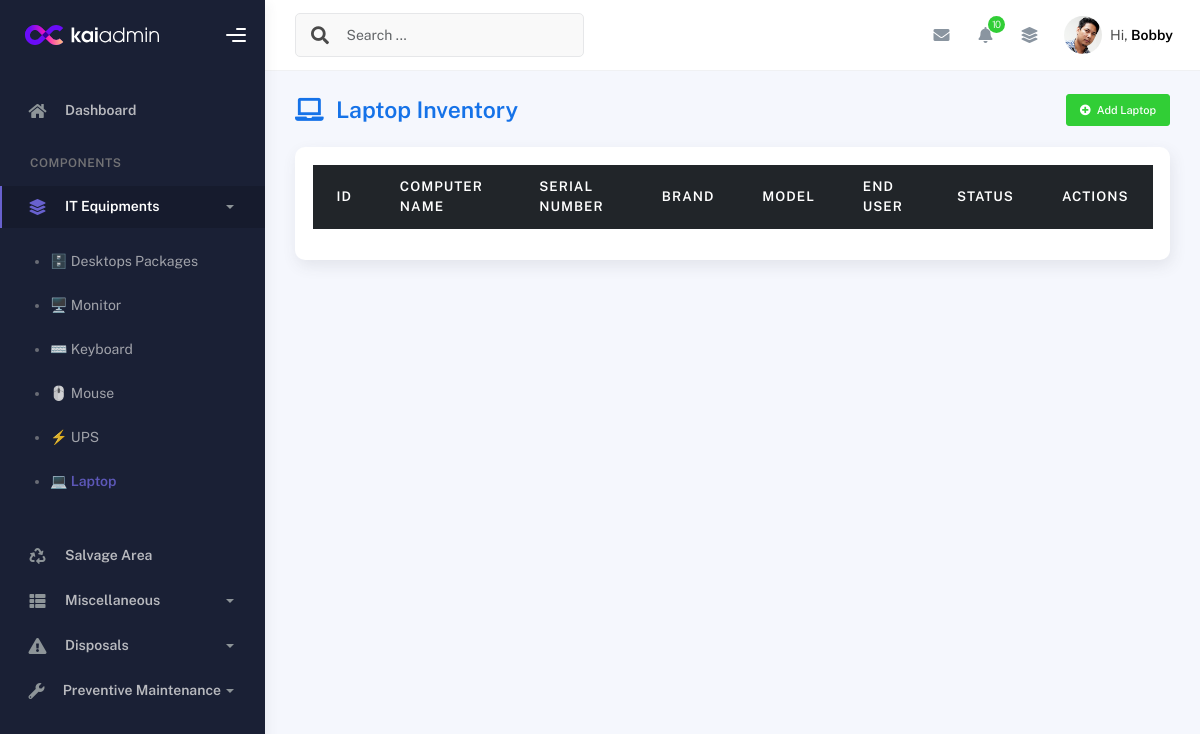
The page /laptops/ (signed in) on the database as committed earlier.
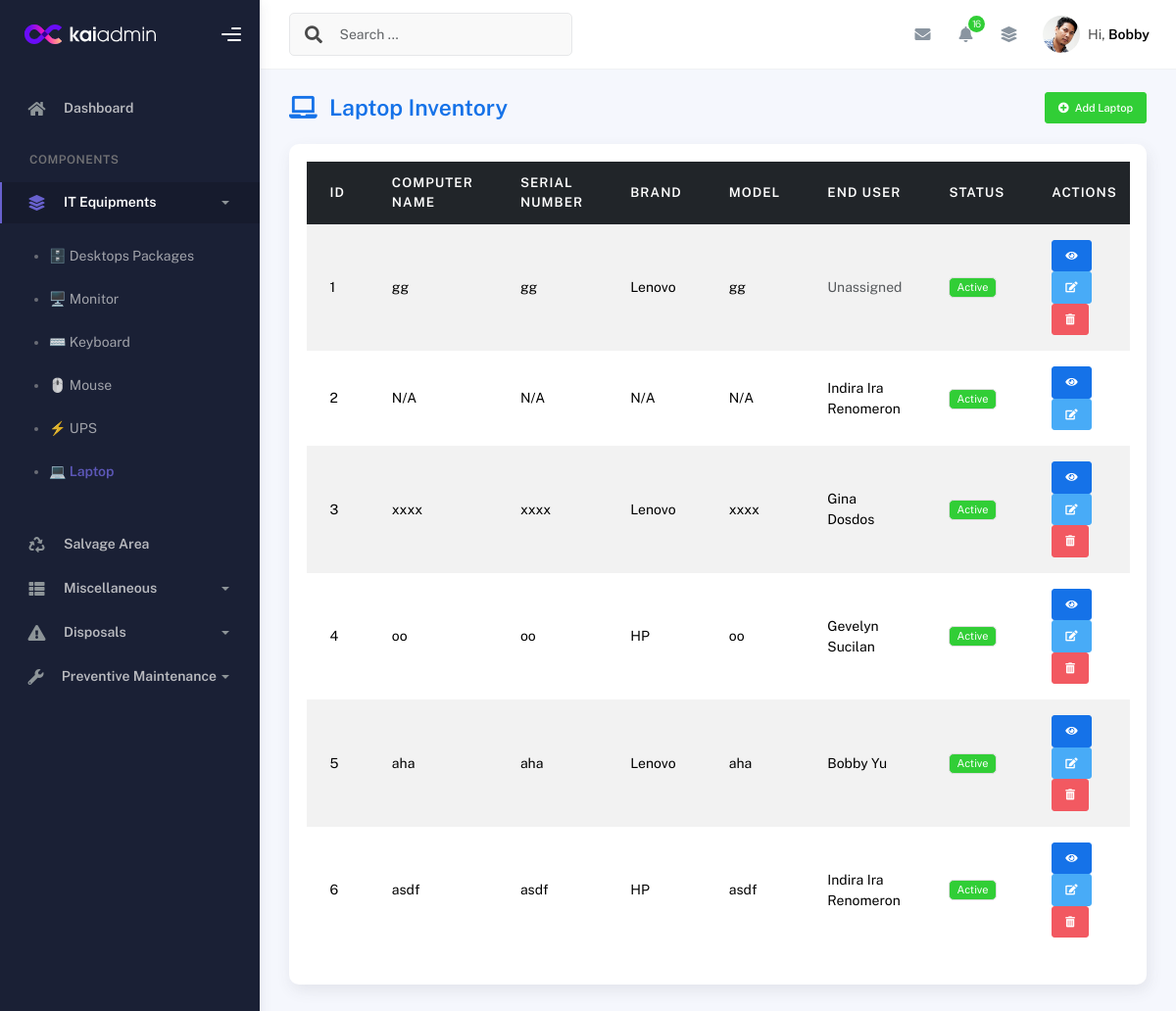
The same page on the database as committed later.
### inventory/models.py (models this page shows, shortened)
class LaptopPackage(models.Model):
    is_disposed = models.BooleanField(default=False)
    disposal_date = models.DateField(null=True, blank=True)
    created_at = models.DateTimeField(auto_now_add=True)
    updated_at = models.DateTimeField(auto_now=True)
    qr_code = models.ImageField(upload_to='qr_codes/laptops', blank=True, null=True)
    pm_schedule_date = models.DateField(null=True, blank=True)
    pm_schedule_notes = models.TextField(null=True, blank=True)

class LaptopDetails(models.Model):
    laptop_package = models.ForeignKey(
        LaptopPackage, related_name='laptop_details', on_delete=models.CASCADE
    )
    laptop_sn_db = models.CharField(max_length=255)
    serial_no_norm = models.CharField(
        max_length=255, null=True, blank=True, db_index=True, editable=False, unique=True
    )
    computer_name = models.CharField(max_length=255, unique=True, null=True)
    brand_name = models.ForeignKey(Brand, on_delete=models.SET_NULL, null=True, blank=True)
    model = models.CharField(max_length=255, null=True, blank=True)
    processor = models.CharField(max_length=100, null=True, blank=True)
    memory = models.CharField(max_length=100, null=True, blank=True)
    drive = models.CharField(max_length=255, null=True, blank=True)
    laptop_OS = models.CharField(max_length=100, blank=True, null=True)
    laptop_Office = models.CharField(max_length=100, blank=True, null=True)
    laptop_OS_keys = models.CharField(max_length=100, blank=True, null=True)
    laptop_Office_keys = models.CharField(max_length=100, blank=True, null=True)
    is_disposed = models.BooleanField(default=False)
    created_at = models.DateTimeField(default=timezone.now)

class Brand(models.Model):
    name = models.CharField(max_length=100, unique=True)
    is_keyboard = models.BooleanField(default=False)
    is_mouse = models.BooleanField(default=False)
    is_monitor = models.BooleanField(default=False)
    is_ups = models.BooleanField(default=False)
    is_desktop = models.BooleanField(default=False)
    def __str__(self):
        return self.name

### inventory/views.py (the view)
# urls.py: path("laptops/", views.laptop_list, name="laptop_list"),
@login_required
def laptop_list(request):
    packages = LaptopPackage.objects.all().select_related()
    laptops = []
    for pkg in packages:
        details = LaptopDetails.objects.filter(laptop_package=pkg, is_disposed=False).first()
        user = UserDetails.objects.filter(laptop_package=pkg).select_related("user_Enduser").first()
        laptops.append({
            "package": pkg,              # ✅ for item.package.id
            "details": details,          # ✅ for item.details.*
            "end_user": user.user_Enduser.full_name if user and user.user_Enduser else None,
        })
    return render(request, "laptop/laptop_list.html", {"laptops": laptops})

### inventory/models.py (called while the page is built)
    @property
    def full_name(self):
        return f"{self.employee_fname} {self.employee_lname}".strip()

    @property
    def avatar_url(self):
        if self.avatar and hasattr(self.avatar, "url"):
            return self.avatar.url
        return "/static/img/default-avatar.png"

### templates/laptop/laptop_list.html (shortened to what this page needs)
{% extends "base.html" %}
{% load static %}
{% block content %}
<div class="container">
  <div class="page-inner">
    <div class="page-header d-flex justify-content-between align-items-center">
      <h3 class="fw-bold mb-0 text-primary">
        <i class="fas fa-laptop me-2"></i> Laptop Inventory
      </h3>
      <a href="{% url 'add_desktop_package_with_details' %}?type=laptop" class="btn btn-success btn-sm">
        <i class="fas fa-plus-circle me-1"></i> Add Laptop
      </a>
    </div>
    <div class="card mt-3">
      <div class="card-body">
        <div class="table-responsive">
          <table id="laptopTable" class="table table-striped table-hover">
            <thead class="table-dark">
              <tr>
                <th>ID</th>
                <th>Computer Name</th>
                <th>Serial Number</th>
                <th>Brand</th>
                <th>Model</th>
                <th>End User</th>
                <th>Status</th>
                <th>Actions</th>
              </tr>
            </thead>
            <tbody>
              {% for item in laptops %}
              <tr class="{% if item.details and item.details.is_disposed %}table-danger{% endif %}">
                <td>{{ item.package.id }}</td>
                <td>
                  {% if item.details %}
                    {{ item.details.computer_name }}
                  {% else %}
                    N/A
                  {% endif %}
                </td>
                <td>
                  {% if item.details %}
                    {{ item.details.laptop_sn_db }}
                  {% else %}
                    N/A
                  {% endif %}
                </td>
                <td>
                  {% if item.details %}
                    {{ item.details.brand_name }}
                  {% else %}
                    N/A
                  {% endif %}
                </td>
                <td>
                  {% if item.details %}
                    {{ item.details.model }}
                  {% else %}
                    N/A
                  {% endif %}
                </td>
                <td>
                  {% if item.end_user %}
                    {{ item.end_user }}
                  {% else %}
                    <span class="text-muted">Unassigned</span>
                  {% endif %}
                </td>
                <td>
                  {% if item.details and item.details.is_disposed %}
                    <span class="badge bg-danger">Disposed</span>
                  {% else %}
                    <span class="badge bg-success">Active</span>
                  {% endif %}
                </td>
                <td>
                  <a href="{% url 'laptop_details_view' item.package.id %}" class="btn btn-sm btn-primary" title="View">
                    <i class="fas fa-eye"></i>
                  </a>
                  <a href="{% url 'laptop_details_view' item.package.id %}" class="btn btn-sm btn-info" title="Edit">
                    <i class="fas fa-edit"></i>
                  </a>
                  {% if item.details and not item.details.is_disposed %}
                  <a href="{% url 'dispose_laptop' item.details.id %}" class="btn btn-sm btn-danger" title="Dispose">
                    <i class="fas fa-trash-alt"></i>
                  </a>
                  {% endif %}
                </td>
              </tr>
              {% endfor %}
            </tbody>
          </table>
        </div>
      </div>
    </div>
  </div>
</div>
{% endblock %}

### templates/base.html (shortened to what the changed rows need)
{% load static %}
<!DOCTYPE html>
<html lang="en">
<head>
  {% block head %}
  <link rel="stylesheet" href="{% static 'css/bootstrap.min.css' %}">
  <link rel="stylesheet" href="{% static 'css/plugins.min.css' %}">
  <link rel="stylesheet" href="{% static 'css/kaiadmin.min.css' %}">
  <link rel="stylesheet" href="{% static 'css/fonts.min.css' %}">
  {% endblock %}
</head>
<body>
  <div class="wrapper">
    {% block navbar %}
    <div class="main-panel">
      <div class="main-header">
          <nav
            class="navbar navbar-header navbar-header-transparent navbar-expand-lg border-bottom"
          >
            <div class="container-fluid">
              <ul class="navbar-nav topbar-nav ms-md-auto align-items-center">
               <li class="nav-item topbar-icon dropdown hidden-caret">
                  <a class="nav-link dropdown-toggle" href="#" id="notifDropdown" role="button" data-bs-toggle="dropdown" aria-haspopup="true" aria-expanded="false">
                    <i class="fa fa-bell"></i>
                    {% if pending_pm_count > 0 %}
                      <span class="notification">{{ pending_pm_count }}</span>
                    {% endif %}
                  </a>
                </li>
              </ul>
            </div>
          </nav>
        </div>
    {% endblock %}
    {% block content %}{% endblock %}
    </div>
  </div>
</body>
</html>

Rows that differ between the two databases and show on the page:
added LaptopPackage: package.id "1", details.computer_name "gg", details.laptop_sn_db "gg", details.brand_name "Lenovo", details.model "gg", shows "Unassigned"
added LaptopPackage: package.id "2", shows "N/A", end_user "Indira Ira Renomeron"
added LaptopPackage: package.id "3", details.computer_name "xxxx", details.laptop_sn_db "xxxx", details.brand_name "Lenovo", details.model "xxxx", end_user "Gina Dosdos"
added LaptopPackage: package.id "4", details.computer_name "oo", details.laptop_sn_db "oo", details.brand_name "HP", details.model "oo", end_user "Gevelyn Sucilan"
added LaptopPackage: package.id "5", details.computer_name "aha", details.laptop_sn_db "aha", details.brand_name "Lenovo", details.model "aha", end_user "Bobby Yu"
added LaptopPackage: package.id "6", details.computer_name "asdf", details.laptop_sn_db "asdf", details.brand_name "HP", details.model "asdf", end_user "Indira Ira Renomeron"
Other text that changed with them:
{{ pending_pm_count }}: "10" → "16"
